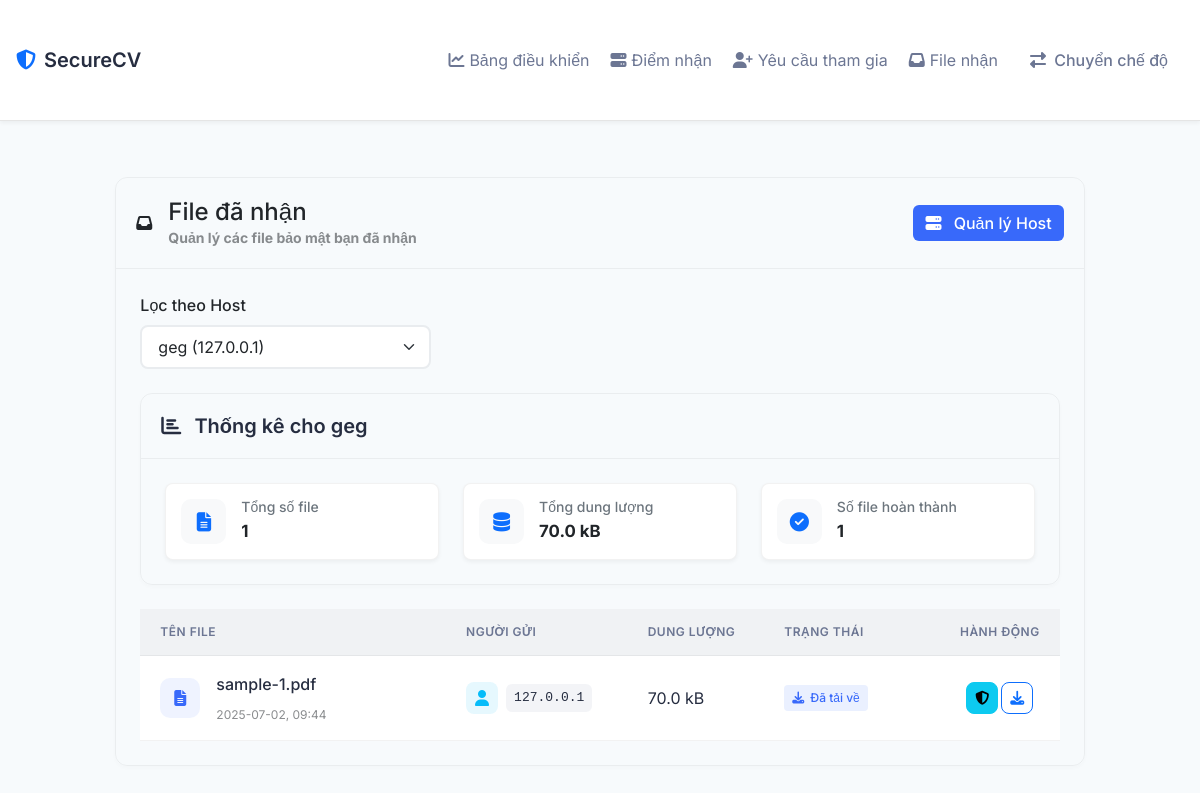
Screenshot of /receiver_files?host_id=1 with the database file from the repository.
### models.py (models this page shows, shortened)
class UploadSession(db.Model):
    id = db.Column(db.Integer, primary_key=True)
    sender_ip = db.Column(db.String(45), nullable=False)
    receiver_ip = db.Column(db.String(45), nullable=False)
    receiver_name = db.Column(db.String(100), nullable=False)
    session_token = db.Column(db.String(64), unique=True, nullable=False)
    filename = db.Column(db.String(255))
    file_hash = db.Column(db.String(128))
    file_size = db.Column(db.Integer)
    file_metadata = db.Column(db.Text)
    filepath = db.Column(db.String(512))
    drive_file_id = db.Column(db.String(100), nullable=True)
    drive_link = db.Column(db.String(512), nullable=True)
    source_type = db.Column(db.String(10))
    status = db.Column(db.String(20), default='pending')
    fail_step = db.Column(db.String(50))
    error_message = db.Column(db.Text)
    created_at = db.Column(db.DateTime, default=datetime.utcnow)
    updated_at = db.Column(db.DateTime, default=datetime.utcnow, onupdate=datetime.utcnow)
    downloaded_at = db.Column(db.DateTime)

### routes.py (the view)
@app.route('/receiver_files')
def receiver_files():
    client_ip = get_client_ip()
    hosts = Host.query.filter_by(created_by=client_ip).all()
    selected_host_id = request.args.get('host_id', type=int)
    if selected_host_id:
        selected_host = Host.query.get_or_404(selected_host_id)
        if selected_host.created_by != client_ip:
            flash('Access denied', 'error')
            return redirect(url_for('receiver_files'))
        received_files = UploadSession.query.filter_by(
            receiver_ip=selected_host.ip_address,
            receiver_name=selected_host.name
        ).order_by(UploadSession.created_at.desc()).all()
    else:
        host_ips = [host.ip_address for host in hosts]
        received_files = UploadSession.query.filter(
            UploadSession.receiver_ip.in_(host_ips)
        ).order_by(UploadSession.created_at.desc()).all()
    stats = {
        'total_files': len(received_files),
        'total_size': sum(f.file_size for f in received_files if f.file_size),
        'completed_files': len([f for f in received_files if f.status in [FILE_STATUS['VERIFIED'], FILE_STATUS['DOWNLOADED']]]),
    }
    return render_template('received_files.html',
                         hosts=hosts,
                         selected_host_id=selected_host_id,
                         received_files=received_files,
                         stats=stats)

### routes.py (called while the page is built)
def get_client_ip():
    ip = None
    if request.headers.get('X-Forwarded-For'):
        ip = request.headers.get('X-Forwarded-For').split(',')[0].strip()
    elif request.headers.get('X-Real-IP'):
        ip = request.headers.get('X-Real-IP')
    else:
        ip = request.remote_addr
    try:
        return ipaddress.ip_address(ip).exploded
    except ValueError:
        return None

### templates/received_files.html (shortened to what this page needs)
{% extends "base.html" %}
{% block content %}
<div class="row justify-content-center">
    <div class="col-lg-10">
        <div class="card mb-4">
            <div class="card-header d-flex justify-content-between align-items-center">
                <div class="d-flex align-items-center">
                    <div class="header-icon me-3">
                        <i class="fas fa-inbox"></i>
                    </div>
                    <div>
                        <h4 class="mb-0">File đã nhận</h4>
                        <p class="text-muted mb-0 small">Quản lý các file bảo mật bạn đã nhận</p>
                    </div>
                </div>
                <div>
                    <a href="{{ url_for('receiver_hosts') }}" class="btn btn-primary">
                        <i class="fas fa-server me-2"></i>
                        Quản lý Host
                    </a>
                </div>
            </div>
            <div id="received-files-container" class="card-body">
                {% if hosts %}
                <div class="mb-4">
                    <form action="{{ url_for('receiver_files') }}" method="GET" class="row">
                        <div class="col-md-4">
                            <label class="form-label fw-medium mb-2">Lọc theo Host</label>
                            <select class="form-select" id="hostSelect" name="host_id" onchange="this.form.submit()">
                                {% for host in hosts %}
                                <option value="{{ host.id }}" {% if selected_host_id == host.id %}selected{% endif %}>
                                    {{ host.name }} ({{ host.ip_address }})
                                </option>
                                {% endfor %}
                            </select>
                        </div>
                    </form>
                </div>
                {% endif %}
                <div class="card mb-4">
                    <div class="card-header">
                        <h5 class="mb-0">
                            <i class="fas fa-chart-bar me-2"></i>
                            Thống kê
                            {% if selected_host_id %}
                                cho {{ hosts|selectattr('id', 'eq', selected_host_id)|first|attr('name') }}
                            {% else %}
                                cho tất cả Host
                            {% endif %}
                        </h5>
                    </div>
                    <div class="card-body">
                        <div class="row g-4">
                            <div class="col-md-4">
                                <div class="stat-card">
                                    <div class="stat-icon">
                                        <i class="fas fa-file-alt"></i>
                                    </div>
                                    <div class="stat-info">
                                        <h6>Tổng số file</h6>
                                        <strong>{{ stats.total_files }}</strong>
                                    </div>
                                </div>
                            </div>
                            <div class="col-md-4">
                                <div class="stat-card">
                                    <div class="stat-icon">
                                        <i class="fas fa-database"></i>
                                    </div>
                                    <div class="stat-info">
                                        <h6>Tổng dung lượng</h6>
                                        <strong>{{ stats.total_size | filesizeformat }}</strong>
                                    </div>
                                </div>
                            </div>
                            <div class="col-md-4">
                                <div class="stat-card">
                                    <div class="stat-icon">
                                        <i class="fas fa-circle-check"></i>
                                    </div>
                                    <div class="stat-info">
                                        <h6>Số file hoàn thành</h6>
                                        <strong>{{ stats.completed_files }}</strong>
                                    </div>
                                </div>
                            </div>
                        </div>
                    </div>
                </div>
                {% if received_files %}
                <div class="table-responsive">
                    <table id="table-received-files" class="table table-hover align-middle mb-0">
                        <thead>
                            <tr>
                                <th style="width: 35%">Tên file</th>
                                <th style="width: 20%">Người gửi</th>
                                <th style="width: 15%">Dung lượng</th>
                                <th style="width: 20%">Trạng thái</th>
                                <th style="width: 15%" class="text-end">Hành động</th>
                            </tr>
                        </thead>
                        <tbody>
                            {% for file in received_files %}
                            <tr data-session-token="{{ file.session_token }}" data-file-id="{{ file.id }}">
                                <td>
                                    <div class="d-flex align-items-center">
                                        <div class="file-icon me-3">
                                            <i class="fas fa-file-alt"></i>
                                        </div>
                                        <div class="file-info">
                                            <div class="file-name">{{ file.filename }}</div>
                                            <div class="file-date text-muted small">
                                                {{ file.created_at.strftime('%Y-%m-%d, %H:%M') }}
                                            </div>
                                        </div>
                                    </div>
                                </td>
                                <td>
                                    <div class="d-flex align-items-center">
                                        <div class="sender-avatar me-2">
                                            <i class="fas fa-user"></i>
                                        </div>
                                        <code class="sender-ip">{{ file.sender_ip }}</code>
                                    </div>
                                </td>
                                <td>{{ file.file_size | filesizeformat }}</td>
                                <td>
                                    {% if file.status == 'verified' %}
                                        <span class="status-badge status-verified">
                                            <i class="fas fa-check-circle"></i>
                                            Đã xác thực
                                        </span>
                                    {% elif file.status == 'failed' %}
                                        <span class="status-badge status-failed">
                                            <i class="fas fa-times-circle"></i>
                                            Lỗi
                                        </span>
                                    {% elif file.status == 'downloaded' %}
                                        <span class="status-badge status-downloaded">
                                            <i class="fas fa-download"></i>
                                            Đã tải về
                                        </span>
                                    {% else %}
                                        <span class="status-badge status-pending">
                                            <i class="fas fa-clock"></i>
                                            Đang chờ
                                        </span>
                                    {% endif %}
                                </td>
                                <td class="text-end">
                                    <div id="file-action-btn" style="display: flex; gap: 3px; justify-content: center;">
                                        {% if file.status != 'pending' %}
                                        <button type="button" class="btn btn-sm btn-info verify-details-btn"
                                                data-session-token="{{ file.session_token }}"
                                                data-file-id="{{ file.id }}"
                                                data-host-id="{{ file.receiver_ip }}"
                                                data-bs-toggle="tooltip"
                                                data-bs-title="Xem chi tiết xác thực">
                                            <i class="fas fa-shield-alt"></i>
                                        </button>
                                        {% endif %}
                                        <button type="button" class="btn btn-sm btn-outline-primary download-btn"
                                                data-session-token="{{ file.session_token }}"
                                                data-file-id="{{ file.id }}"
                                                data-host-id="{{ file.receiver_ip }}"
                                                data-status="{{ file.status }}"
                                                data-bs-toggle="tooltip"
                                                data-bs-title="{% if file.status == 'verified' or file.status == 'downloaded' %}Tải file đã giải mã{% else %}Tải file mã hóa{% endif %}">
                                            <i class="fas {% if file.status == 'verified' or file.status == 'downloaded' %}fa-download{% else %}fa-lock{% endif %}"></i>
                                        </button>
                                    </div>
                                </td>
                            </tr>
                            {% endfor %}
                        </tbody>
                    </table>
                </div>
                {% endif %}
            </div>
        </div>
    </div>
</div>
{% endblock %}

### rows the page displays
UploadSession: filename "sample-1.pdf", created_at "2025-07-02, 09:44", sender_ip "127.0.0.1", file_size|filesizeformat "70.0 kB", status "downloaded" (drawn)

### other values shown
{{ hosts|selectattr('id', 'eq', selected_host_id)|first|attr('name') }} "geg"
{{ stats.total_files }} "1"
{{ stats.total_size | filesizeformat }} "70.0 kB"
{{ stats.completed_files }} "1"
form field host_id "geg (127.0.0.1)"
